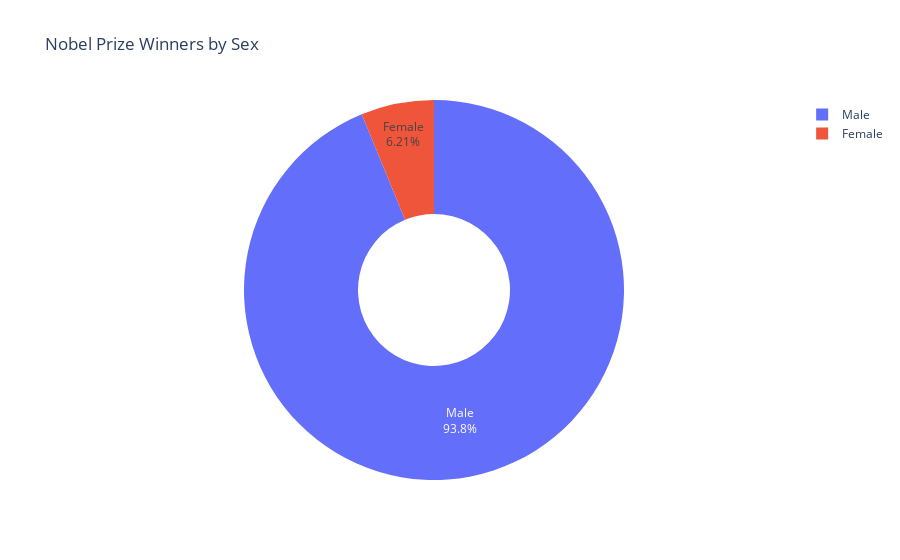

Source (notebook cell):
### Markdown cell above
**Challenge**: Create a [donut chart using plotly](https://plotly.com/python/pie-charts/) which shows how many prizes went to men compared to how many prizes went to women. What percentage of all the prizes went to women?

### Code cell
df_by_sex = df_data.sex.value_counts()
pie = px.pie(
    df_by_sex,
    values=df_by_sex.values,
    names=df_by_sex.index,
    title = 'Nobel Prize Winners by Sex',
    hole=.4
).update_traces(
    textposition='inside',
    textinfo='percent+label'
)
pie.show()

### Figure 1 — Plotly figure (JSON) as saved in the notebook; plotly's stock layout.template omitted (floating-point values rounded to 4 significant figures)
{"data": [{"domain": {"x": [0, 1], "y": [0, 1]}, "hole": 0.4, "hovertemplate": "sex=%{label}<br>value=%{value}<extra></extra>", "labels": ["Male", "Female"], "legendgroup": "", "name": "", "showlegend": true, "textinfo": "percent+label", "textposition": "inside", "type": "pie", "values": [876, 58]}], "layout": {"legend": {"tracegroupgap": 0}, "title": {"text": "Nobel Prize Winners by Sex"}}}
